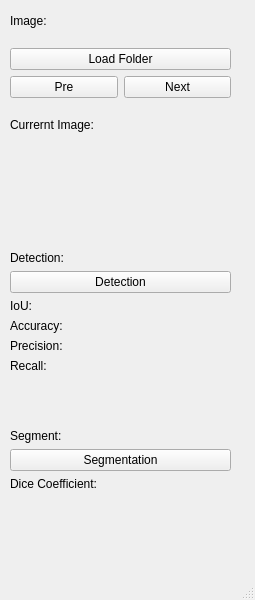
<?xml version="1.0" encoding="UTF-8"?>
<ui version="4.0">
 <class>MainWindow</class>
 <widget class="QMainWindow" name="MainWindow">
  <property name="geometry">
   <rect>
    <x>0</x>
    <y>0</y>
    <width>255</width>
    <height>600</height>
   </rect>
  </property>
  <property name="windowTitle">
   <string>MainWindow</string>
  </property>
  <widget class="QWidget" name="centralwidget">
   <widget class="QWidget" name="verticalLayoutWidget">
    <property name="geometry">
     <rect>
      <x>10</x>
      <y>0</y>
      <width>221</width>
      <height>551</height>
     </rect>
    </property>
    <layout class="QVBoxLayout" name="verticalLayout">
     <item>
      <layout class="QGridLayout" name="gridLayout_8">
       <item row="3" column="0">
        <layout class="QHBoxLayout" name="horizontalLayout">
         <item>
          <widget class="QPushButton" name="pushButton_2">
           <property name="text">
            <string>Pre</string>
           </property>
          </widget>
         </item>
         <item>
          <widget class="QPushButton" name="pushButton_3">
           <property name="text">
            <string>Next</string>
           </property>
          </widget>
         </item>
        </layout>
       </item>
       <item row="2" column="0">
        <widget class="QPushButton" name="pushButton">
         <property name="text">
          <string>Load Folder</string>
         </property>
        </widget>
       </item>
       <item row="0" column="0">
        <widget class="QLabel" name="label">
         <property name="text">
          <string>Image:</string>
         </property>
        </widget>
       </item>
       <item row="7" column="0">
        <layout class="QGridLayout" name="gridLayout_5">
         <item row="0" column="0">
          <widget class="QLabel" name="label_8">
           <property name="text">
            <string>Segment:</string>
           </property>
          </widget>
         </item>
         <item row="1" column="0">
          <widget class="QPushButton" name="pushButton_5">
           <property name="text">
            <string>Segmentation</string>
           </property>
          </widget>
         </item>
         <item row="2" column="0">
          <widget class="QLabel" name="label_9">
           <property name="text">
            <string>Dice Coefficient:</string>
           </property>
          </widget>
         </item>
        </layout>
       </item>
       <item row="4" column="0">
        <widget class="QLabel" name="label_2">
         <property name="text">
          <string>Currernt Image:</string>
         </property>
        </widget>
       </item>
       <item row="5" column="0">
        <layout class="QGridLayout" name="gridLayout_7">
         <item row="2" column="0">
          <widget class="QPushButton" name="pushButton_4">
           <property name="text">
            <string>Detection</string>
           </property>
          </widget>
         </item>
         <item row="3" column="0">
          <widget class="QLabel" name="label_4">
           <property name="text">
            <string>IoU:</string>
           </property>
          </widget>
         </item>
         <item row="6" column="0">
          <widget class="QLabel" name="label_7">
           <property name="text">
            <string>Recall:</string>
           </property>
          </widget>
         </item>
         <item row="5" column="0">
          <widget class="QLabel" name="label_6">
           <property name="text">
            <string>Precision:</string>
           </property>
          </widget>
         </item>
         <item row="1" column="0">
          <widget class="QLabel" name="label_3">
           <property name="text">
            <string>Detection:</string>
           </property>
          </widget>
         </item>
         <item row="4" column="0">
          <widget class="QLabel" name="label_5">
           <property name="text">
            <string>Accuracy:</string>
           </property>
          </widget>
         </item>
         <item row="7" column="0">
          <spacer name="verticalSpacer_2">
           <property name="orientation">
            <enum>Qt::Vertical</enum>
           </property>
           <property name="sizeType">
            <enum>QSizePolicy::Fixed</enum>
           </property>
           <property name="sizeHint" stdset="0">
            <size>
             <width>20</width>
             <height>50</height>
            </size>
           </property>
          </spacer>
         </item>
         <item row="0" column="0">
          <spacer name="verticalSpacer">
           <property name="orientation">
            <enum>Qt::Vertical</enum>
           </property>
           <property name="sizeType">
            <enum>QSizePolicy::Fixed</enum>
           </property>
           <property name="sizeHint" stdset="0">
            <size>
             <width>20</width>
             <height>100</height>
            </size>
           </property>
          </spacer>
         </item>
        </layout>
       </item>
       <item row="8" column="0">
        <spacer name="verticalSpacer_3">
         <property name="orientation">
          <enum>Qt::Vertical</enum>
         </property>
         <property name="sizeType">
          <enum>QSizePolicy::Fixed</enum>
         </property>
         <property name="sizeHint" stdset="0">
          <size>
           <width>20</width>
           <height>60</height>
          </size>
         </property>
        </spacer>
       </item>
      </layout>
     </item>
    </layout>
   </widget>
  </widget>
  <widget class="QMenuBar" name="menubar">
   <property name="geometry">
    <rect>
     <x>0</x>
     <y>0</y>
     <width>255</width>
     <height>21</height>
    </rect>
   </property>
  </widget>
  <widget class="QStatusBar" name="statusbar"/>
 </widget>
 <resources/>
 <connections/>
</ui>
